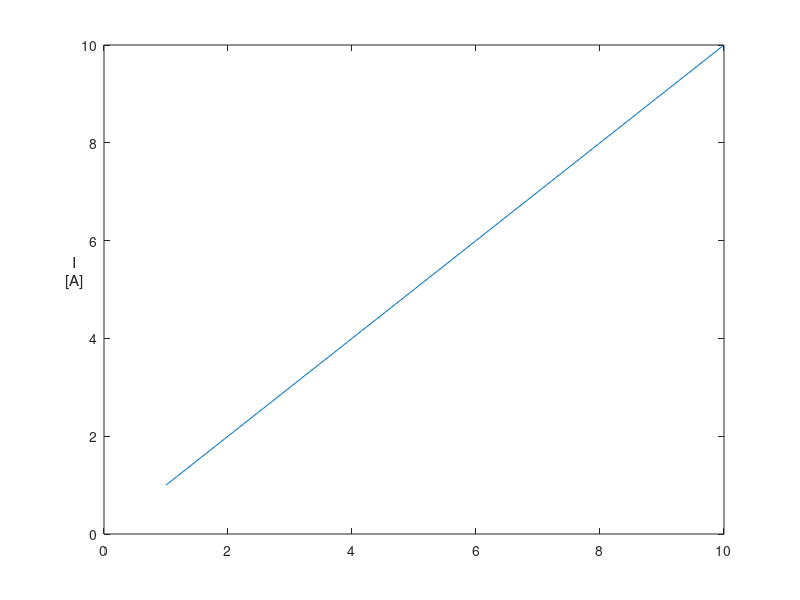

This figure's MATLAB source: (Note: this script raises an error after producing the figure.)
clc
clear all
close all

y_lab = -5;
y_pdf = 00;

h = figure();
    plot([1:10], [1:10]); % Example graph
    ylabel({'I','[A]'})

% Get axis size
ax = axis();
    
% Move y label
set(get(gca,'ylabel'),'rotation',0)
ylh = get(gca,'ylabel');
ylh.Position(1) = -(0.11 + y_lab/100)*( ax(2) - ax(1) );
ylh.Position(2) = 0.8*( ax(4) - ax(3) ) + ax(3);
    
    
set(h,'Units','Inches');
pos = get(h,'Position');

%set(gcf,'PaperUnits','inches','PaperPosition',[0 0 pos(3), pos(4)])
set(gcf,'PaperUnits','Inches','PaperSize',[pos(3)+y_pdf/10, pos(4)])
%set(gca,'units','pix','pos',[100,100,500,300])
print(h, '-dpng', 'filename','-r750','-painters')
